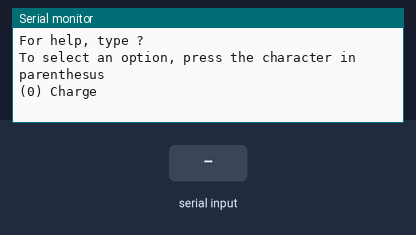
The sketch below on a simulated Arduino Uno, built with avr-gcc and run on an emulated ATmega328P. Parts: the last lines printed to the serial monitor. The inputs (shaded band) are chosen by the test bench.

Above: at 0.9 s.
1.0 s: "0" received over Serial
At 1.7 s:
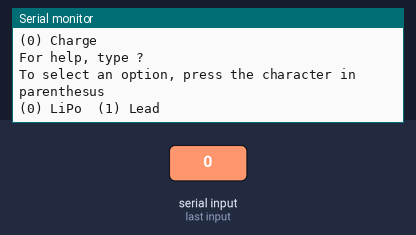
2.5 s: byte 63 ('?') received over Serial
At 2.9 s:
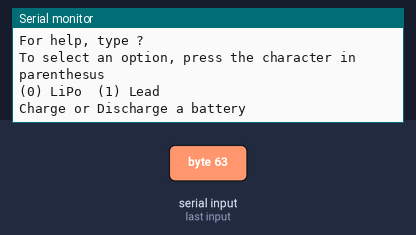
4.0 s: "1" received over Serial
At 5.2 s:
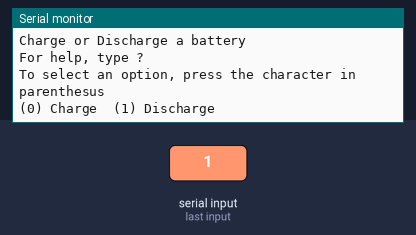
5.5 s: "2" received over Serial
At 6.1 s:
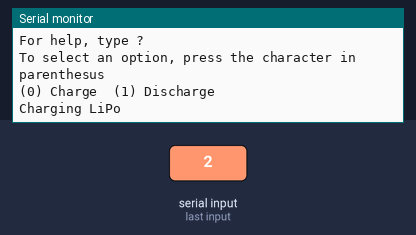
7.0 s: "3" received over Serial
At 8.2 s:
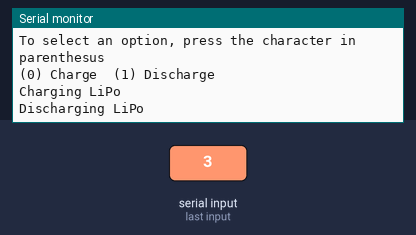
8.5 s: "4" received over Serial
At 9.5 s:
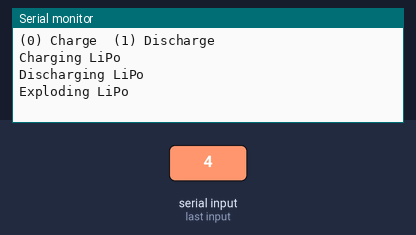

Measured:
- after the input at 1.0 s, the serial monitor: prints a new line at once (image 1)
- after the input at 2.5 s, the serial monitor: prints a new line at once (image 2)
- after the input at 4.0 s, the serial monitor: prints a new line at once (image 3)
- after the input at 5.5 s, the serial monitor: prints a new line at once (image 4)
- after the input at 7.0 s, the serial monitor: prints a new line at once (image 5)
- after the input at 8.5 s, the serial monitor: prints a new line at once (image 6)

The sketch:

menu.ino
```cpp
// This sketch implements a menu system over the Serial port
// Pretends to be a battery charger that can charge/discharge/etc
// multiple types of batteries

struct MenuOpt;
struct Menu;
struct FuncOpt;
void showMenu();

Menu* head;

struct MenuOpt {
    MenuOpt(const char* nm, const char* desc)
        : name(nm)
        , description(desc)
        {}
    MenuOpt(){}
    const char* name;
    const char* description;
    virtual void select() = 0;
};

struct Menu : public MenuOpt {
    Menu(const char* nm, const char* desc,
         size_t N, MenuOpt** opts, Menu* prev)
        : MenuOpt(nm, desc)
        , numOptions(N)
        , options(opts)
        , prevMenu(prev)
        {}
    Menu(){}
    size_t numOptions;
    MenuOpt** options; // Array of options
    virtual void select() {
        head = this;
        showMenu();
    }
    Menu* prevMenu;
};

struct FuncOpt : public MenuOpt {
    FuncOpt(const char* nm, const char* desc,
            void (* function)(void))
        : MenuOpt(nm, desc)
        , func(function)
        {}
    FuncOpt(){}
    virtual void select() {
        this->func();
    }
    void (* func)(void);
};

char getSelectChar(size_t i) {
    if (i<=10) return i+'0';
    //if (i<=36) return i+'a';
    //if (i<=62) return i+'A';
    else return '@';
}

void showMenu() {
    Serial.println();
    Serial.println();
    Serial.println();
    Serial.println();
    Serial.println(F("For help, type ?\r\n"
                     "To select an option, press the character in parenthesus"));
    for (size_t i=0; i < head->numOptions; i++) {
        Serial.write('(');
        Serial.write(getSelectChar(i));
        Serial.write(')');
        Serial.write(' ');
        Serial.print(head->options[i]->name);
        Serial.write('\t');
    }
    Serial.println();
}

void DischargeLipo() {
    Serial.println(F("Discharging LiPo"));
}
FuncOpt dischargeLipo ("Discharge", "Discharges a LiPo battery"
                       " so it can be stored", DischargeLipo);
void ChargeLipo() {
    Serial.println(F("Charging LiPo"));
}
FuncOpt chargeLipo ("Charge", "Charges a LiPo battery to run crap",
                    ChargeLipo);
void ExplodeLipo() {
    Serial.println(F("Exploding LiPo"));
}
FuncOpt explodeLipo ("Blow Up", "Blows up a Lithium Ion Polymer battery",
                     ExplodeLipo);
MenuOpt* lipoopts[] = {&chargeLipo, &dischargeLipo, &explodeLipo};
extern Menu chargeBat;
Menu lipo ("LiPo", "Manage a Lithium-Ion Polymer battery",
           3, lipoopts, &chargeBat);


void DischargeLead() {
    Serial.println(F("Discharging Lead Acid Battery"));
}
FuncOpt dischargeLead ("Discharge", "Discharges a Lead Acid battery"
                       " so it can be stored", DischargeLead);
void ChargeLead() {
    Serial.println(F("Charging Lead Acid Battery"));
}
FuncOpt chargeLead ("Charge", "Charges a LiPo battery to run",
                    ChargeLead);
MenuOpt* leadopts[] = {&chargeLead, &dischargeLead};
Menu lead ("Lead", "Manage a Lead Acid battery",
           2, leadopts, &chargeBat);


MenuOpt* chargeBatOpts[] = {&lipo, &lead};
extern Menu mainmenu;
Menu chargeBat("Charge", "Charge or Discharge a battery",
               2, chargeBatOpts, &mainmenu);
MenuOpt* mainMenuOpts[] = {&chargeBat};
Menu mainmenu("Main", "Use your charger", 1, mainMenuOpts, NULL);


int main() {
    init(); // Initialize the timers and stuff for arduino

    Serial.begin(115200);

    mainmenu.select();

    while(1) {

        static bool waitingForSecondChar = false;
        if (Serial.available()) {
            char c = Serial.read();
            switch(c) {
            case '0': case '1': case '2': case '3': case '4':
            case '5': case '6': case '7': case '8': case '9':
                head->options[c - '0']->select();
                break;
            case '?':
            {
                delay(10);
                char c2 = Serial.read();
                if(c2 >= '0' && c2 <= '9') Serial.println(head->options[c2-'0']->description);
                else                       Serial.println(head->description);
                break;
            }
            case 0x08: // backspace
                head->prevMenu->select();
            }
        }
    }
}
//void setup() {}
//void loop() {}
```
